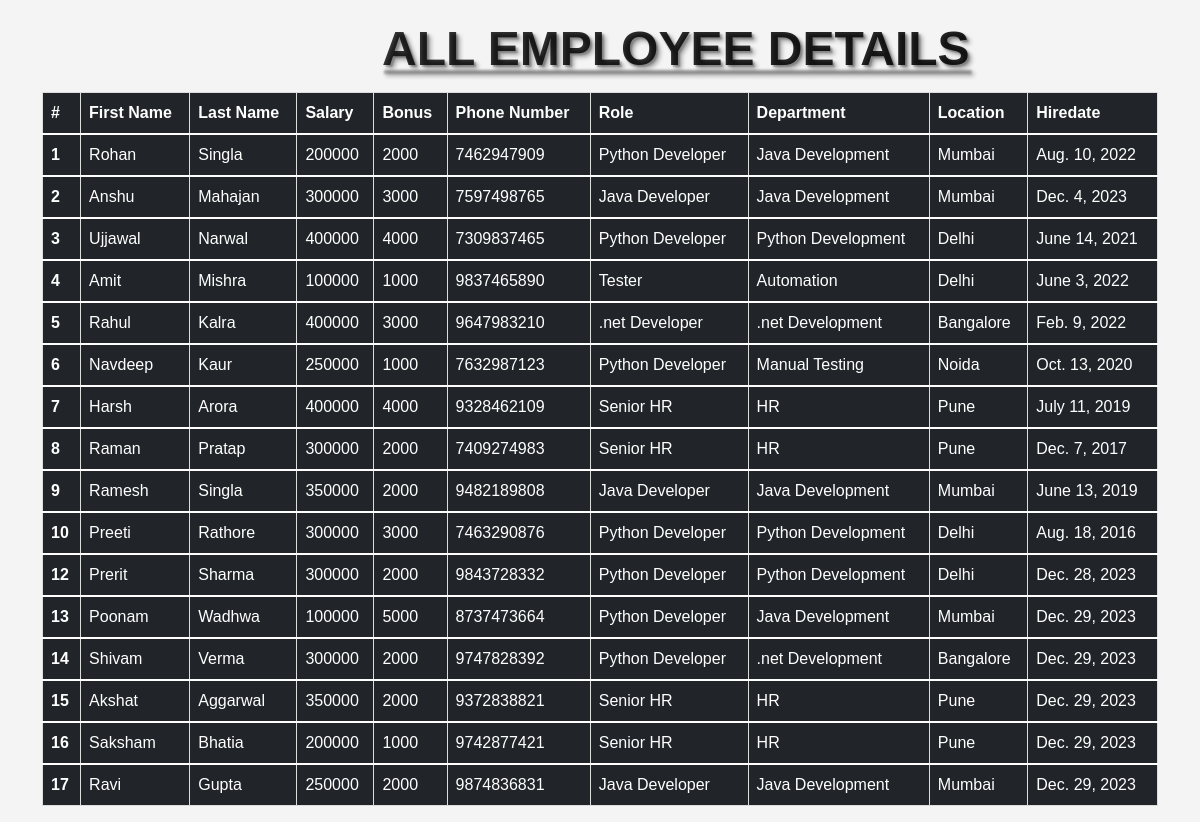
The page /all_emp on the database as committed earlier.
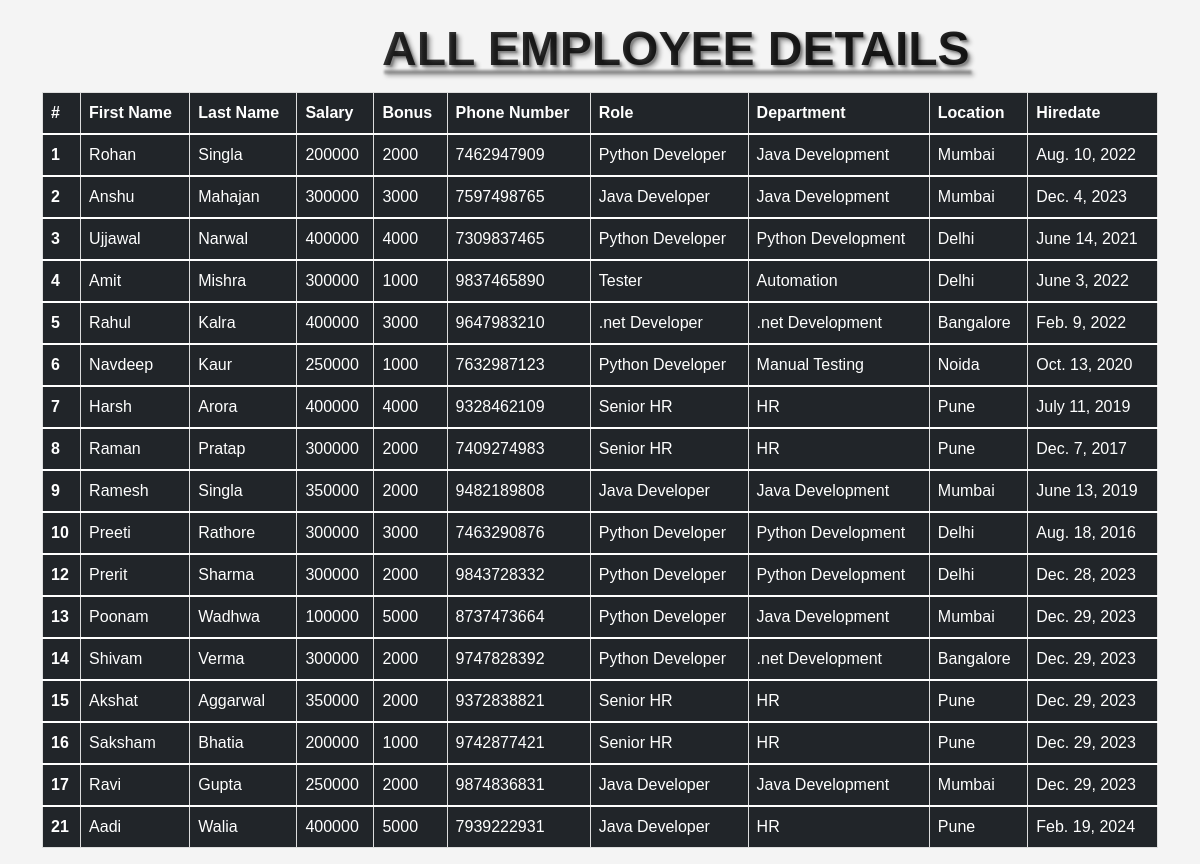
The same page on the database as committed later.
### emp_app/models.py (models this page shows, shortened)
class Employee(models.Model):
    first_name = models .CharField(max_length=100, null=False)
    last_name = models.CharField(max_length=100)
    dept = models.ForeignKey(Department, on_delete=models.CASCADE)
    salary = models.IntegerField(default=0)
    bonus = models.IntegerField(default=0)
    role = models.ForeignKey(Role, on_delete=models.CASCADE)
    phone = models.IntegerField(default=0)
    hire_date = models.DateField()
    def __str__(self):
        return "%s %s %s %s" % (
            self.first_name, self.last_name, self.phone, self.dept)

class Role(models.Model):
    name = models.CharField(max_length=100, null=False)

class Department(models.Model):
    name = models.CharField(max_length=100, null=False)
    location = models.CharField(max_length=100)
    def __str__(self):
        return self.name

### emp_app/views.py (the view)
# urls.py: path('all_emp', views.all_emp, name='all_emp'),
def all_emp(request):
    emps = Employee.objects.all()
    print(emps)
    context = {
        'emps': emps
    }
    return render(request, 'view_all_emp.html', context)

### templates/view_all_emp.html (shortened to what this page needs)
<!DOCTYPE html>
<html lang="en">
<head>
    <link href="https://cdn.jsdelivr.net/npm/bootstrap@5.1.3/dist/css/bootstrap.min.css" rel="stylesheet">
</head>
<body>
<div class="container">
    <h1><b><u>ALL EMPLOYEE DETAILS</u></b></h1>
    <table class="table table-dark">
        <thead>
        <tr>
            <th scope="col">#</th>
            <th scope="col">First Name</th>
            <th scope="col">Last Name</th>
            <th scope="col">Salary</th>
            <th scope="col">Bonus</th>
            <th scope="col">Phone Number</th>
            <th scope="col">Role</th>
            <th scope="col">Department</th>
            <th scope="col">Location</th>
            <th scope="col">Hiredate</th>
        </tr>
        </thead>
        {% for emp in emps %}
        <tbody>
        <tr>
            <th scope="row">{{emp.id}}</th>
            <td>{{emp.first_name}}</td>
            <td>{{emp.last_name}}</td>
            <td>{{emp.salary}}</td>
            <td>{{emp.bonus}}</td>
            <td>{{emp.phone}}</td>
            <td>{{emp.role.name}}</td>
            <td>{{emp.dept.name}}</td>
            <td>{{emp.dept.location}}</td>
            <td>{{emp.hire_date}}</td>
        </tr>
        </tbody>
        {% endfor %}
    </table>
</div>
</body>
</html>

### templates/view_all_emp.html (style rules this page uses)
body { background-image: url('https://png.pngtree.com/thumb_back/fh260/background/20221108/pngtree-geometric-abstract-light-green-grass-low-poly-paper-background-image_1434785.jpg'); background-size: cover; background-color: #f4f4f4; color: #333; font-family: Arial, sans-serif; }
h1 { text-align: center; margin-bottom: -40px; margin-top: 20px; margin-left: 340px; font-size: 3em; text-shadow: 2px 2px 2px rgba(0, 0, 0, 0.3), 4px 4px 4px rgba(0, 0, 0, 0.3); background: linear-gradient(to right, #333333, #222222); -webkit-background-clip: text; -webkit-text-fill-color: transparent; cursor: pointer; display: inline-block; transition: transform 0.3s ease-in-out; transform-origin: center; }
table { border-collapse: collapse; width: 100%; margin-top: 20px; }
th, td { border: 1px solid #ddd; padding: 8px; text-align: left; }
th { background-color: #4CAF50; color: white; }
tbody tr:nth-child(odd) { background-color: #f7f7f7; }

Rows that differ between the two databases and show on the page:
changed Employee "Amit": salary "100000" → "300000"
added Employee: id "21", first_name "Aadi", last_name "Walia", salary "400000", bonus "5000", phone "7939222931", role.name "Java Developer", dept.name "HR", dept.location "Pune", hire_date "Feb. 19, 2024"
